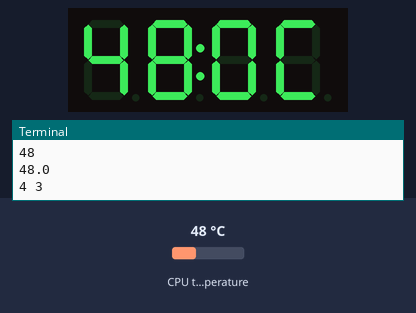
Bench run of a program on a simulated Raspberry Pi (BCM pin numbers). Parts: 4-digit seven-segment display, the last lines printed to the terminal. The test bench sets the inputs (shaded band); at power-on: CPU temperature 48 °C.

Above: at 1.2 s.
1.3 s: CPU temperature set to 31 °C
At 2.8 s:
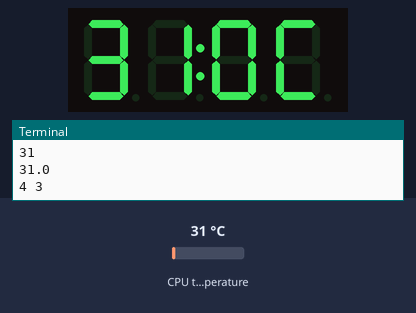
3.6 s: CPU temperature set to 44 °C
At 5.4 s:
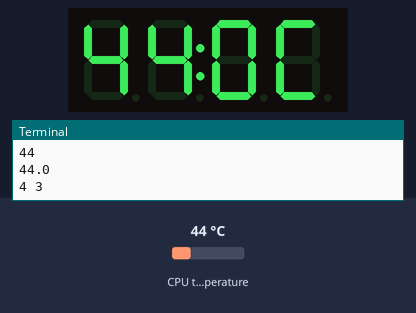
5.7 s: CPU temperature set to 58 °C
At 7.2 s:
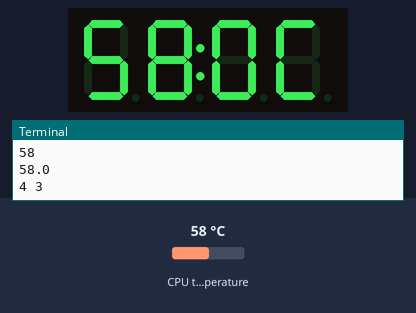
Timing chart, 0 to 8.7 s (numbered marks = the images above; inputs shaded):
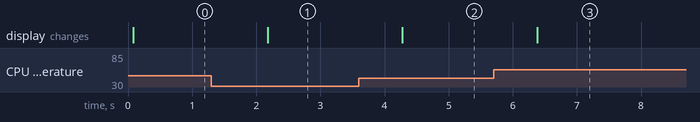

Measured:
- after the input at 1.3 s, the display: changes after 0.88 s (image 1)
- after the input at 3.6 s, the display: changes after 0.68 s (image 2)
- after the input at 5.7 s, the display: changes after 0.68 s (image 3)

The program:

5.py
```python
import os
import time

import tm1637


def measure_temp():
        temp = os.popen("vcgencmd measure_temp").readline()
        return (temp.replace("temp=",""))

def measure_temp2():
        temp = os.popen("vcgencmd measure_temp").readline()
        temp = temp.replace("'C","")
        return (temp.replace("temp=",""))

def measure_temp3():
        temp = os.popen("vcgencmd measure_temp").readline()
        temp = temp.replace("'C","")
        temp = temp.replace("\n","")
#        temp = temp.replace("\n","")

#        return int(temp.replace("temp=",""))
        return float(temp.replace("temp=",""))

def measure_temp4():
        temp = os.popen("vcgencmd measure_temp").readline()
        temp = temp.replace("'C","")
        temp = temp.replace("\n","")
        temp = temp.replace("temp=","")
        temp = float(temp)
        temp = int(temp)
        return temp

def measure_temp5():
        temp = os.popen("vcgencmd measure_temp").readline()
        temp = temp.replace("'C","")
        temp = temp.replace("\n","")
#        return int(temp.replace("temp=",""))
        return (temp.replace("temp=",""))

tm = tm1637.TM1637(clk=21, dio=20)

# all LEDS on "88:88"
tm.write([127, 255, 127, 127])

# all LEDS off
tm.write([0, 0, 0, 0])

# show "0123"
tm.write([63, 6, 91, 79])

# show "COOL"
tm.write([0b00111001, 0b00111111, 0b00111111, 0b00111000])

# show "HELP"
tm.show('help')

# display "dEAd", "bEEF"
tm.hex(0xdead)
tm.hex(0xbeef)

# show "12:59"
tm.numbers(12, 59)

# show "-123"
tm.number(-123)

# show temperature '24*C'
tm.temperature(24)

#tm.temperature(measure_temp())
while True:
        print(measure_temp4())
        print(measure_temp5())
        floatstr = str(measure_temp3())
        len1 = len(floatstr)
        floatstr = floatstr.replace(".","")
        len2 = len(floatstr)
        bShowColin = False
        if(len1 != len2):
             bShowColin = True

        print(str(len1) + " " + str(len2))
        tm.show(floatstr,bShowColin)
        time.sleep(1)
```
